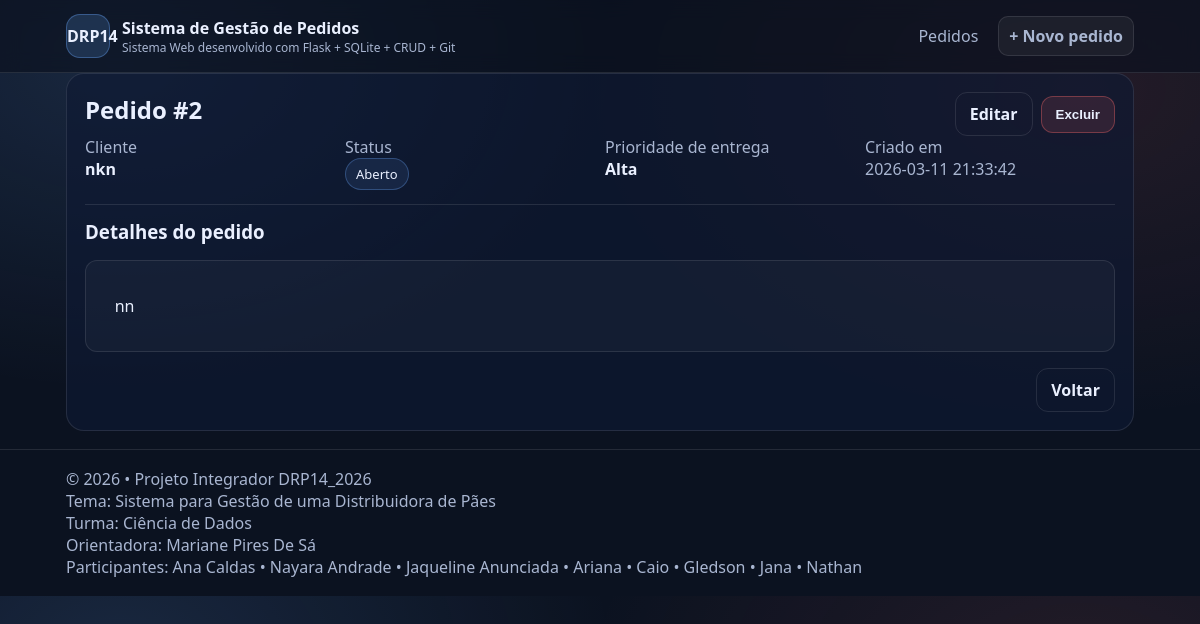
/chamado/2, run on the app's committed database.
### tables this page shows
CREATE TABLE chamados (
  id INTEGER PRIMARY KEY AUTOINCREMENT,
  titulo TEXT NOT NULL,
  descricao TEXT NOT NULL,
  status TEXT NOT NULL DEFAULT 'Aberto',
  prioridade TEXT NOT NULL DEFAULT 'Média',
  criado_em TEXT NOT NULL DEFAULT (datetime('now','localtime'))
);

### app.py (the view)
@app.get("/chamado/<int:chamado_id>")
def ver(chamado_id: int):
    ensure_db()
    db = get_db()
    row = db.execute(
        "SELECT * FROM chamados WHERE id = ?",
        (chamado_id,)
    ).fetchone()
    if row is None:
        flash("Pedido não encontrado.", "error")
        return redirect(url_for("index"))
    return render_template("view.html", chamado=row)

### app.py (called while the page is built)
def get_db() -> sqlite3.Connection:
    if "db" not in g:
        conn = sqlite3.connect(DB_PATH)
        conn.row_factory = sqlite3.Row
        g.db = conn
    return g.db

def ensure_db() -> None:
    if not DB_PATH.exists():
        init_db()

### templates/view.html
{% extends "base.html" %}
{% block content %}
<section class="card">
  <div class="row">
    <h1>Pedido #{{ chamado["id"] }}</h1>
    <div class="actions">
      <a class="btn ghost" href="{{ url_for('editar', chamado_id=chamado['id']) }}">Editar</a>
      <form method="post"
            action="{{ url_for('excluir', chamado_id=chamado['id']) }}"
            onsubmit="return confirm('Excluir este pedido?');">
        <button class="btn danger" type="submit">Excluir</button>
      </form>
    </div>
  </div>
  <div class="info">
    <div>
      <span class="muted">Cliente</span><br>
      <b>{{ chamado["titulo"] }}</b>
    </div>
    <div>
      <span class="muted">Status</span><br>
      <span class="pill">{{ chamado["status"] }}</span>
    </div>
    <div>
      <span class="muted">Prioridade de entrega</span><br>
      <b>{{ chamado["prioridade"] }}</b>
    </div>
    <div>
      <span class="muted">Criado em</span><br>
      <span class="muted">{{ chamado["criado_em"] }}</span>
    </div>
  </div>
  <hr class="sep" />
  <h3>Detalhes do pedido</h3>
  <p class="pre">
    {{ chamado["descricao"] }}
  </p>
  <div class="row end">
    <a class="btn ghost" href="{{ url_for('index') }}">Voltar</a>
  </div>
</section>
{% endblock %}

### static/style.css (style rules this page uses)
:root { --bg:#0b1220; --card:#0f1a33; --text:#eaf0ff; --muted:#a9b6d1; --border:rgba(255,255,255,.10); --accent:#6aa9ff; --danger:#ff6a6a; }
* { box-sizing:border-box; }
body { margin:0; font-family: system-ui, -apple-system, Segoe UI, Roboto, Arial, sans-serif; background: radial-gradient(900px 600px at 10% 10%, rgba(106,169,255,.14), transparent 55%), radial-gradient(900px 600px at 90% 15%, rgba(255,106,106,.10), transparent 55%), var(--bg); color:var(--text); }
.card { background: rgba(15,26,51,.65); border: 1px solid var(--border); border-radius: 18px; padding: 18px; }
.row { display:flex; align-items:center; justify-content:space-between; gap:12px; flex-wrap:wrap; }
.row.end { justify-content:flex-end; }
h1 { margin:0 0 10px; font-size:24px; }
h3 { margin: 12px 0 6px; }
.muted { color: var(--muted); }
.btn { display:inline-flex; align-items:center; justify-content:center; padding: 10px 14px; border-radius: 12px; border: 1px solid var(--border); background: rgba(255,255,255,.05); color: var(--text); text-decoration:none; cursor:pointer; font-weight:600; }
.btn.ghost { background: transparent; }
.btn.danger { border-color: rgba(255,106,106,.35); background: rgba(255,106,106,.12); }
.actions { display:flex; gap:8px; align-items:center; }
.actions form { margin:0; }
.pill { display:inline-block; padding: 6px 10px; border-radius: 999px; border:1px solid rgba(106,169,255,.30); background: rgba(106,169,255,.10); color: var(--text); font-size: 13px; }
.info { display:grid; grid-template-columns: repeat(4, minmax(0,1fr)); gap: 10px; }
.sep { border:0; border-top:1px solid var(--border); margin: 14px 0; }
.pre { white-space:pre-wrap; background: rgba(255,255,255,.03); padding: 12px; border-radius: 12px; border:1px solid var(--border); }

### data on the page
chamados: id "2", titulo "nkn", status "Aberto", prioridade "Alta", criado_em "2026-03-11 21:33:42", descricao "nn"
